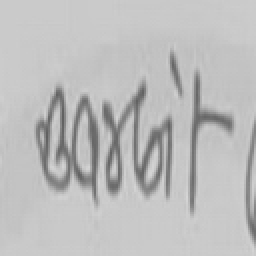
#> input picture datasets/raw_prescriptions/Train_Set/P2996.jpg, 128 x 128 px (shown 2 times larger)
$ python -i preprocessing.py   (imports and definitions only)
#> lines starting #> are read from the running program, lines starting #| are printed output that depends on the picture
#> further down, picture is the input picture: shape (128, 128, 3); min 95, max 214, mean 188.4
import cv2
import numpy as np
from PIL import Image
import pymupdf  # PyMuPDF


class ImagePreprocessor:
    """Handles file decoding (PDF/image) and OpenCV enhancement for OCR."""

    @staticmethod
    def read_file_as_cv2(file_bytes: bytes, filename: str) -> np.ndarray:
        """Convert uploaded file bytes (PDF or image) into a CV2 BGR image array."""
        if filename.lower().endswith(".pdf"):
            # Render first page of PDF at 300 DPI
            doc = pymupdf.open(stream=file_bytes, filetype="pdf")
            page = doc.load_page(0)
            pix = page.get_pixmap(dpi=300)
            img = Image.frombytes("RGB", [pix.width, pix.height], pix.samples)
            return cv2.cvtColor(np.array(img), cv2.COLOR_RGB2BGR)
        else:
            # Decode PNG, JPG, JPEG from raw bytes
            nparr = np.frombuffer(file_bytes, np.uint8)
            img = cv2.imdecode(nparr, cv2.IMREAD_COLOR)
            if img is None:
                raise ValueError(
                    f"Could not decode image '{filename}'. "
                    "File may be corrupted or unsupported."
                )
            return img

    @staticmethod
    def enhance_for_ocr(img: np.ndarray) -> np.ndarray:
        """
        Applies CLAHE contrast enhancement to boost text legibility.
        Returns a 3-channel BGR image as required by PaddleOCR.
        """
        if img is None or img.size == 0:
            raise ValueError("Input image for OCR enhancement is empty or None.")

        # Ensure 3-channel input
        if len(img.shape) == 2:
            img = cv2.cvtColor(img, cv2.COLOR_GRAY2BGR)

        # Convert to grayscale
        gray = cv2.cvtColor(img, cv2.COLOR_BGR2GRAY)

        # Apply CLAHE: sharpens low-contrast prescription text
        clahe = cv2.createCLAHE(clipLimit=2.0, tileGridSize=(8, 8))
        enhanced_gray = clahe.apply(gray)
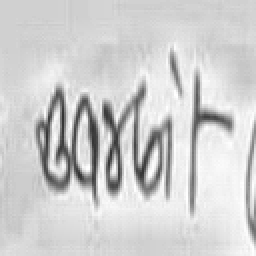
#> enhanced_gray: shape (128, 128) (shown 2 times larger); min 50, max 255, mean 206.9

        # Convert back to BGR (PaddleOCR requires [H, W, 3])
        return cv2.cvtColor(enhanced_gray, cv2.COLOR_GRAY2BGR)

>>> import cv2
>>> picture = cv2.imread('../../datasets/raw_prescriptions/Train_Set/P2996.jpg')
>>> result = ImagePreprocessor().enhance_for_ocr(picture)

$ run again, on datasets/raw_prescriptions/Train_Set/P3022.jpg
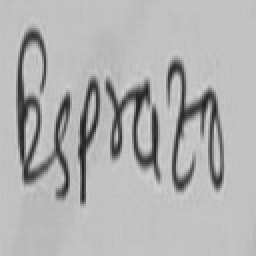
#> input picture datasets/raw_prescriptions/Train_Set/P3022.jpg, 128 x 128 px (shown 2 times larger)
#> picture is the input picture: shape (128, 128, 3); min 30, max 211, mean 176.7
#> in enhance_for_ocr, `enhanced_gray = clahe.apply(gray)`:
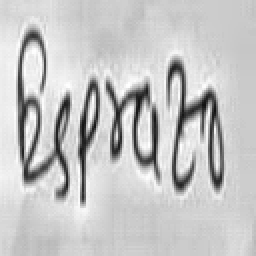
#> enhanced_gray: shape (128, 128) (shown 2 times larger); min 16, max 255, mean 197.1
